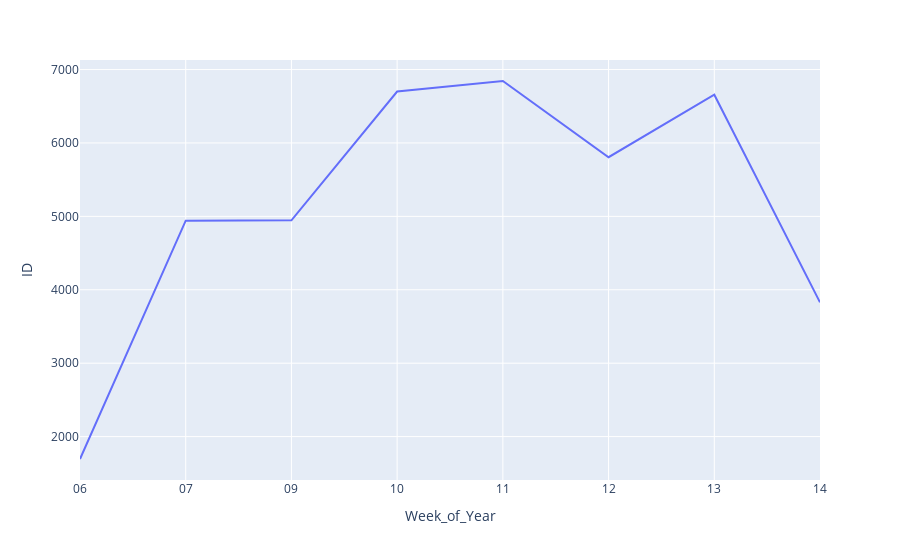

Write notebook code for a chart like this one.
### Markdown cell above
**2.Quantidade de pedidos por semana**

### Code cell
# criação a coluna de semana
df['Week_of_Year'] = df['Order_Date'].dt.strftime('%U')

# contagem da coluna ID agrupado por Week_of_Year
df_aux = df.loc[:, ['ID', 'Week_of_Year']].groupby('Week_of_Year').count().reset_index()

# plot
px.line(df_aux, x='Week_of_Year', y='ID')

### Figure 1 — Plotly figure (JSON) as saved in the notebook; plotly's stock layout.template omitted (floating-point values rounded to 4 significant figures)
{"data": [{"hovertemplate": "Week_of_Year=%{x}<br>ID=%{y}<extra></extra>", "legendgroup": "", "line": {"color": "#636efa", "dash": "solid"}, "marker": {"symbol": "circle"}, "mode": "lines", "name": "", "orientation": "v", "showlegend": false, "type": "scatter", "x": ["06", "07", "09", "10", "11", "12", "13", "14"], "xaxis": "x", "y": [1695, 4941, 4947, 6700, 6844, 5806, 6657, 3829], "yaxis": "y"}], "layout": {"legend": {"tracegroupgap": 0}, "margin": {"t": 60}, "xaxis": {"anchor": "y", "domain": [0, 1], "title": {"text": "Week_of_Year"}}, "yaxis": {"anchor": "x", "domain": [0, 1], "title": {"text": "ID"}}}}
